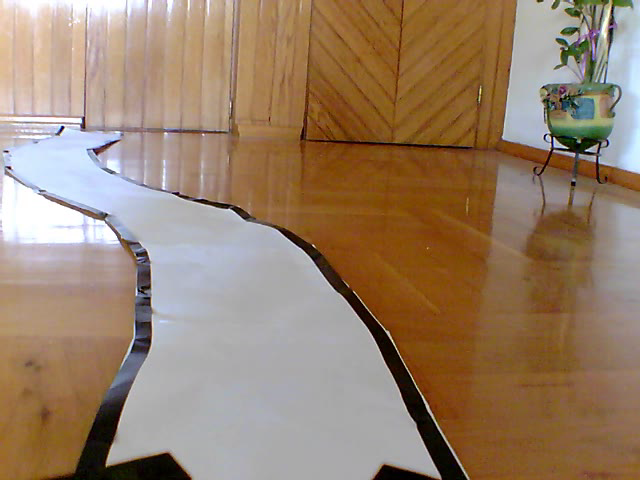
#> input picture assets/cesta3.png, 640 x 480 px, found by its file name
$ python lane_detection_img.py
#> lines starting #> are read from the running program, lines starting #| are printed output that depends on the picture
import cv2
import numpy as np
import matplotlib
import matplotlib.pyplot as plt

def find_lane_center(frame, detection_line, offset):
    gray = cv2.cvtColor(frame, cv2.COLOR_BGR2GRAY)
    blur = cv2.GaussianBlur(gray, (15,15), 0)

    height, width, _ = frame.shape
    detection_line = 380
    offset = 20

    line_intensity = blur[detection_line - offset : detection_line + offset, :]
    line_intensity = np.mean(line_intensity, axis=0)

    kernel1_size = 15
    kernel1 = cv2.getGaussianKernel(kernel1_size, 8).squeeze()
    print(kernel1)
    smooth_line_intensity = np.correlate(line_intensity, kernel1)

    x = list(range(width))
    plt.plot(x, line_intensity)
    plt.show()
    plt.plot(x[kernel1_size // 2:-(kernel1_size // 2)], smooth_line_intensity)
    plt.show()

    kernel2 = [-1, 0, 1]
    derivative = np.correlate(smooth_line_intensity, kernel2)

    plt.plot(x[kernel1_size // 2 + 1:-(kernel1_size // 2 + 1)], derivative)
    plt.show()

    right = np.argmin(derivative[ width // 2 : ]) + width // 2 + kernel1_size // 2 + 1
    left = np.argmax(derivative[ : width // 2 ]) + kernel1_size // 2 + 1
    middle = (left + right) // 2

    return left, middle, right

def main():
    matplotlib.use('TKAgg')

    detection_line = 380
    offset = 20

    image = cv2.imread('assets/cesta3.png')
#> image is the input picture: shape (480, 640, 3); mean B, G, R 106.6, 128.8, 152.3

    height, width, _ = image.shape
#> height = 480; width = 640

    left, middle, right = find_lane_center(image, detection_line, offset)
#> in find_lane_center, `gray = cv2.cvtColor(frame, cv2.COLOR_BGR2GRAY)`:
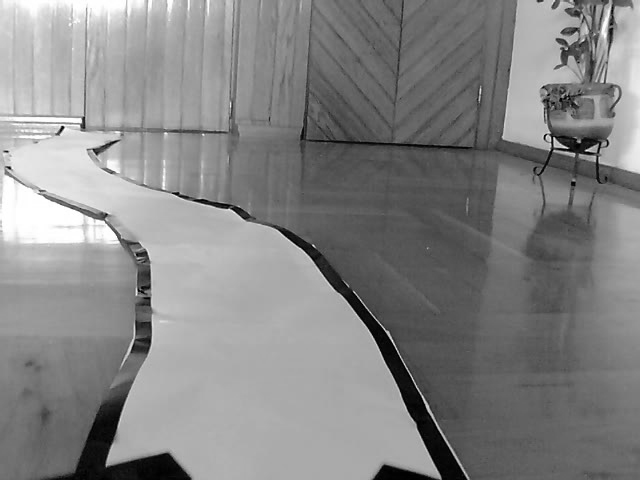
#> gray: shape (480, 640); min 0, max 255, mean 133.3
#> in find_lane_center, `blur = cv2.GaussianBlur(gray, (15,15), 0)`:
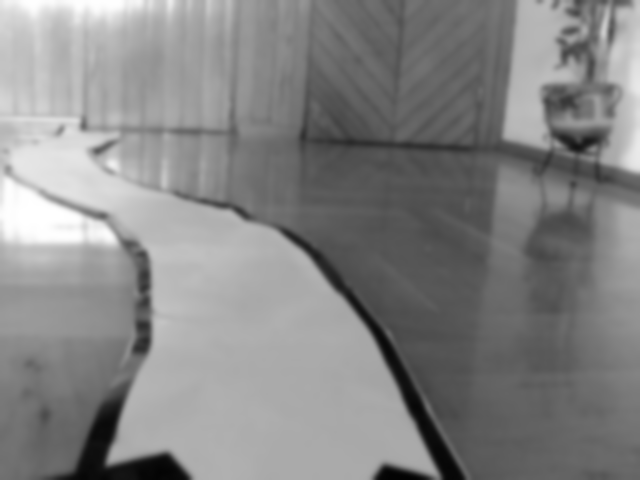
#> blur: shape (480, 640); min 2, max 255, mean 133.3
#> in find_lane_center, `line_intensity = blur[detection_line - offset : detection_line + offse..`:
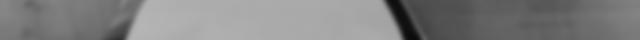
#> line_intensity: shape (40, 640); min 11, max 181, mean 128.9
#> in find_lane_center, `line_intensity = np.mean(line_intensity, axis=0)`: line_intensity = 640 values, max 178 at index 148, min 34.65 at index 404, mean 128.9
#> in find_lane_center, `smooth_line_intensity = np.correlate(line_intensity, kernel1)`: smooth_line_intensity = 626 values, max 177.6 at index 146, min 42.45 at index 399, mean 129
#> in find_lane_center, `plt.show()`:
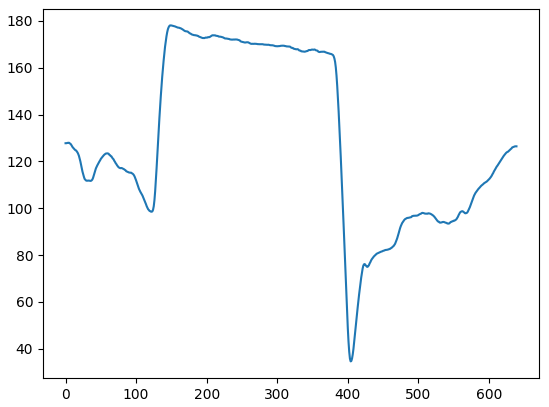
#> figure drawn by matplotlib, 1 panel; curve peaks at x = 148, y = 178
#> in find_lane_center, `plt.show()`:
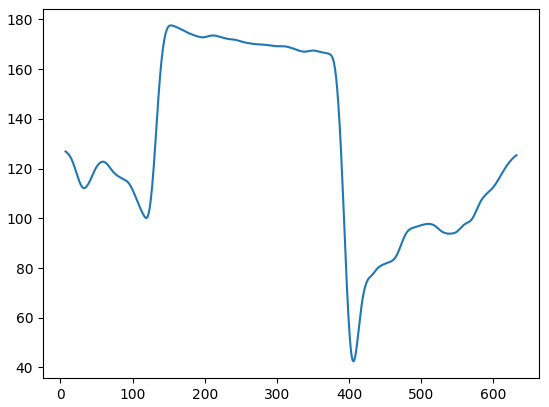
#> figure drawn by matplotlib, 1 panel; curve peaks at x = 153, y = 177.6
#> in find_lane_center, `derivative = np.correlate(smooth_line_intensity, kernel2)`: derivative = 624 values, max 8.87 at index 125, min -13.95 at index 385, mean -0.0048
#> in find_lane_center, `plt.show()`:
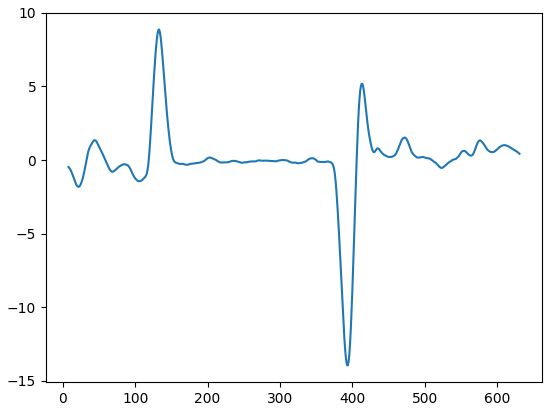
#> figure drawn by matplotlib, 1 panel; curve peaks at x = 133, y = 8.87
#> in find_lane_center, `right = np.argmin(derivative[ width // 2 : ]) + width // 2 + kernel1_s..`: right = 393
#> in find_lane_center, `left = np.argmax(derivative[ : width // 2 ]) + kernel1_size // 2 + 1`: left = 133
#> in find_lane_center, `middle = (left + right) // 2`: middle = 263
#> left = 133; middle = 263; right = 393

    cv2.line(image, (0, detection_line), (width, detection_line), (255, 0, 0), 5)
    cv2.line(image, (left, detection_line - 20), (left, detection_line + 20), (0, 255, 0), 3)
    cv2.line(image, (right, detection_line - 20), (right, detection_line + 20), (0, 255, 0), 3)
    cv2.circle(image, (int(middle), detection_line), 20, (0, 0, 255), -1)
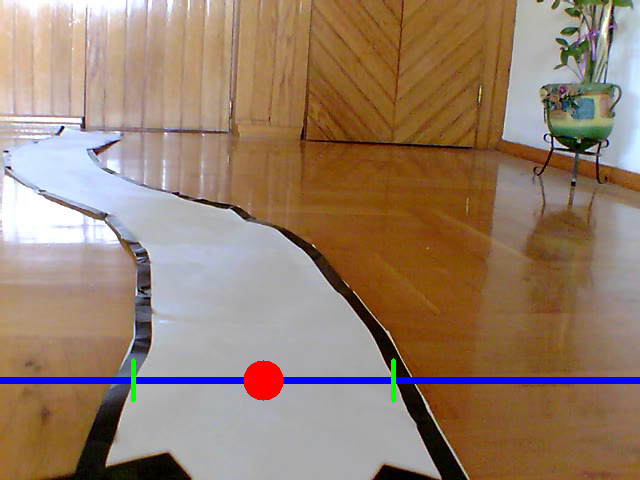
#> image: shape (480, 640, 3); mean B, G, R 107.8, 126.7, 150.5
    cv2.imshow('Frame', image)

    cv2.waitKey()
    cv2.destroyAllWindows()

if __name__ == '__main__':
    main()

$ run again, with assets/cesta2.png copied over assets/cesta3.png
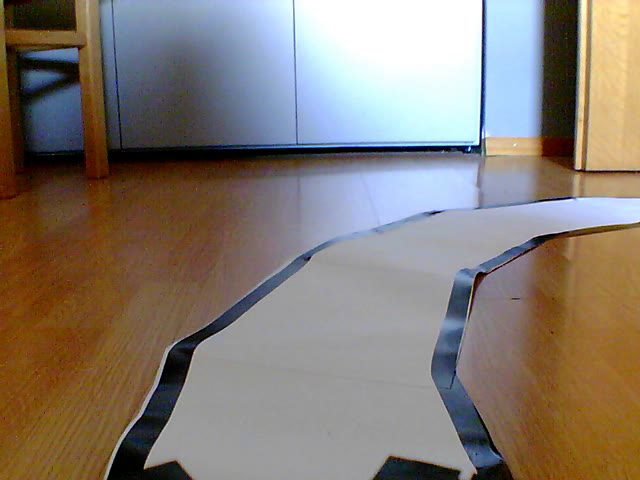
#> input picture assets/cesta2.png, 640 x 480 px, found by its file name
#> in main, image is the input picture: shape (480, 640, 3); mean B, G, R 114.9, 123.6, 133.6
#> in find_lane_center, `line_intensity = np.mean(line_intensity, axis=0)`: line_intensity = 640 values, max 155.8 at index 402, min 20.98 at index 170, mean 116.2
#> smooth_line_intensity = 626 values, max 155.7 at index 399, min 26.56 at index 164, mean 116.6
#> derivative = 624 values, max 15.4 at index 177, min -10.53 at index 153, mean 0.0898
#> in find_lane_center, `plt.show()`:
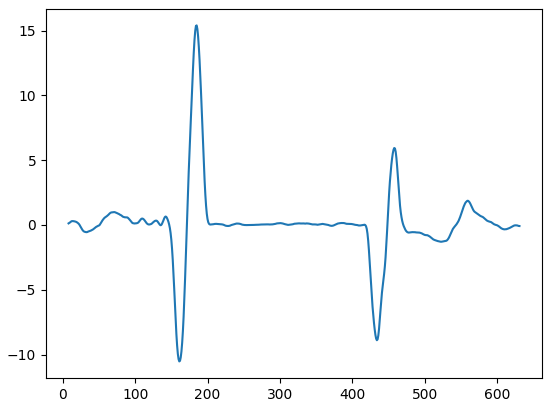
#> figure drawn by matplotlib, 1 panel; curve peaks at x = 185, y = 15.4
#> in find_lane_center, `right = np.argmin(derivative[ width // 2 : ]) + width // 2 + kernel1_s..`: right = 434
#> in find_lane_center, `left = np.argmax(derivative[ : width // 2 ]) + kernel1_size // 2 + 1`: left = 185
#> in find_lane_center, `middle = (left + right) // 2`: middle = 309
#> in main, `left, middle, right = find_lane_center(image, detection_line, offset)`: left = 185; middle = 309; right = 434
#> in main, `cv2.circle(image, (int(middle), detection_line), 20, (0, 0, 255), -1)`:
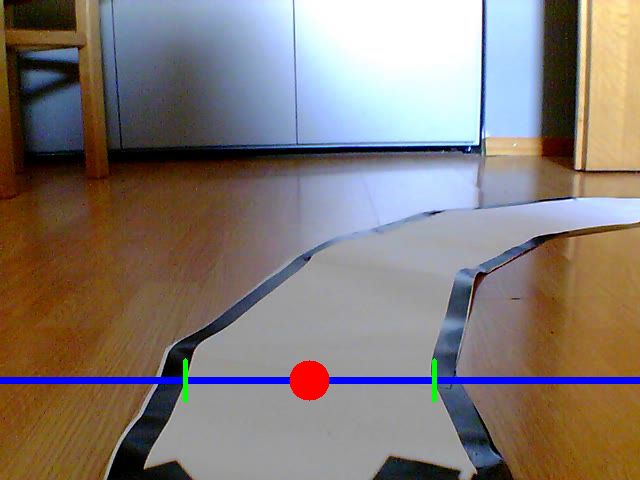
#> image: shape (480, 640, 3); mean B, G, R 116.4, 121.7, 132.1

$ run again, with assets/loptica.png copied over assets/cesta3.png
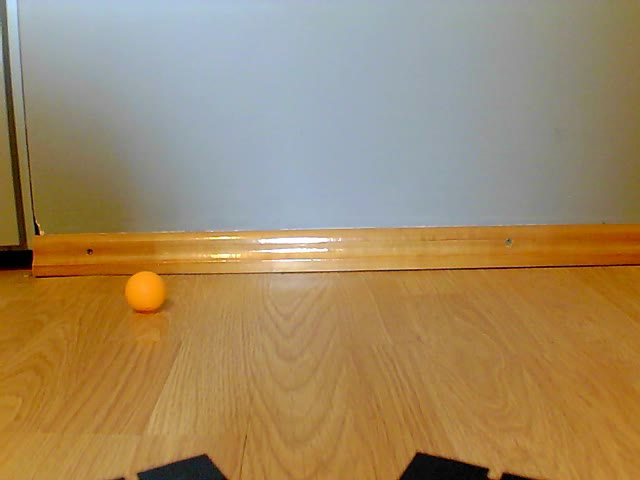
#> input picture assets/loptica.png, 640 x 480 px, found by its file name
#> in main, image is the input picture: shape (480, 640, 3); mean B, G, R 101.9, 137.6, 160.7
#> in find_lane_center, `line_intensity = np.mean(line_intensity, axis=0)`: line_intensity = 640 values, max 145.4 at index 203, min 117.3 at index 41, mean 130.6
#> smooth_line_intensity = 626 values, max 144.9 at index 174, min 118.3 at index 32, mean 130.8
#> derivative = 624 values, max 1.47 at index 157, min -1.12 at index 343, mean -0.00793
#> in find_lane_center, `right = np.argmin(derivative[ width // 2 : ]) + width // 2 + kernel1_s..`: right = 351
#> in find_lane_center, `left = np.argmax(derivative[ : width // 2 ]) + kernel1_size // 2 + 1`: left = 165
#> in find_lane_center, `middle = (left + right) // 2`: middle = 258
#> in main, `left, middle, right = find_lane_center(image, detection_line, offset)`: left = 165; middle = 258; right = 351
#> in main, `cv2.circle(image, (int(middle), detection_line), 20, (0, 0, 255), -1)`:
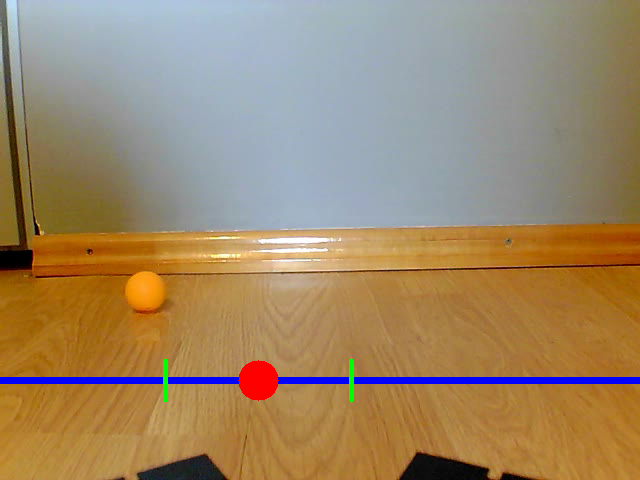
#> image: shape (480, 640, 3); mean B, G, R 104.1, 135.6, 158.5
